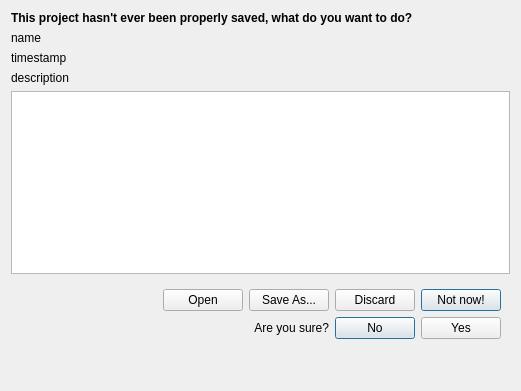
<?xml version="1.0" encoding="UTF-8"?>
<ui version="4.0">
 <class>LimboDialog</class>
 <widget class="QWidget" name="LimboDialog">
  <property name="geometry">
   <rect>
    <x>0</x>
    <y>0</y>
    <width>521</width>
    <height>391</height>
   </rect>
  </property>
  <property name="windowTitle">
   <string>Shaderkit project recovery</string>
  </property>
  <layout class="QVBoxLayout" name="verticalLayout">
   <item>
    <widget class="QLabel" name="label">
     <property name="text">
      <string>&lt;p style=&quot; font-weight:600;&quot;&gt;This project hasn't ever been properly saved, what do you want to do?&lt;/p&gt;</string>
     </property>
     <property name="wordWrap">
      <bool>true</bool>
     </property>
    </widget>
   </item>
   <item>
    <widget class="QLabel" name="name">
     <property name="text">
      <string>name</string>
     </property>
    </widget>
   </item>
   <item>
    <widget class="QLabel" name="timestamp">
     <property name="text">
      <string>timestamp</string>
     </property>
    </widget>
   </item>
   <item>
    <widget class="QLabel" name="description">
     <property name="text">
      <string>description</string>
     </property>
     <property name="wordWrap">
      <bool>true</bool>
     </property>
    </widget>
   </item>
   <item>
    <widget class="QListWidget" name="files">
     <property name="editTriggers">
      <set>QAbstractItemView::NoEditTriggers</set>
     </property>
     <property name="showDropIndicator" stdset="0">
      <bool>false</bool>
     </property>
     <property name="selectionBehavior">
      <enum>QAbstractItemView::SelectRows</enum>
     </property>
     <property name="verticalScrollMode">
      <enum>QAbstractItemView::ScrollPerPixel</enum>
     </property>
     <property name="horizontalScrollMode">
      <enum>QAbstractItemView::ScrollPerPixel</enum>
     </property>
     <property name="sortingEnabled">
      <bool>true</bool>
     </property>
    </widget>
   </item>
   <item>
    <widget class="QWidget" name="widget" native="true">
     <layout class="QGridLayout" name="gridLayout">
      <item row="1" column="0" colspan="3">
       <widget class="QLabel" name="sure_label">
        <property name="text">
         <string>Are you sure?</string>
        </property>
        <property name="alignment">
         <set>Qt::AlignRight|Qt::AlignTrailing|Qt::AlignVCenter</set>
        </property>
       </widget>
      </item>
      <item row="0" column="2">
       <widget class="QPushButton" name="save_as">
        <property name="text">
         <string>Save As...</string>
        </property>
       </widget>
      </item>
      <item row="0" column="1">
       <widget class="QPushButton" name="open_btn">
        <property name="text">
         <string>Open</string>
        </property>
       </widget>
      </item>
      <item row="0" column="4">
       <widget class="QPushButton" name="not_now_btn">
        <property name="text">
         <string>Not now!</string>
        </property>
        <property name="autoDefault">
         <bool>true</bool>
        </property>
        <property name="default">
         <bool>true</bool>
        </property>
       </widget>
      </item>
      <item row="0" column="0">
       <spacer name="horizontalSpacer">
        <property name="orientation">
         <enum>Qt::Horizontal</enum>
        </property>
        <property name="sizeHint" stdset="0">
         <size>
          <width>40</width>
          <height>20</height>
         </size>
        </property>
       </spacer>
      </item>
      <item row="0" column="3">
       <widget class="QPushButton" name="discard_btn">
        <property name="text">
         <string>Discard</string>
        </property>
       </widget>
      </item>
      <item row="1" column="3">
       <widget class="QPushButton" name="no_btn">
        <property name="text">
         <string>No</string>
        </property>
        <property name="autoDefault">
         <bool>true</bool>
        </property>
        <property name="default">
         <bool>true</bool>
        </property>
       </widget>
      </item>
      <item row="1" column="4">
       <widget class="QPushButton" name="yes_btn">
        <property name="text">
         <string>Yes</string>
        </property>
       </widget>
      </item>
     </layout>
    </widget>
   </item>
   <item>
    <spacer name="verticalSpacer">
     <property name="orientation">
      <enum>Qt::Vertical</enum>
     </property>
     <property name="sizeHint" stdset="0">
      <size>
       <width>20</width>
       <height>40</height>
      </size>
     </property>
    </spacer>
   </item>
  </layout>
 </widget>
 <resources/>
 <connections/>
</ui>
